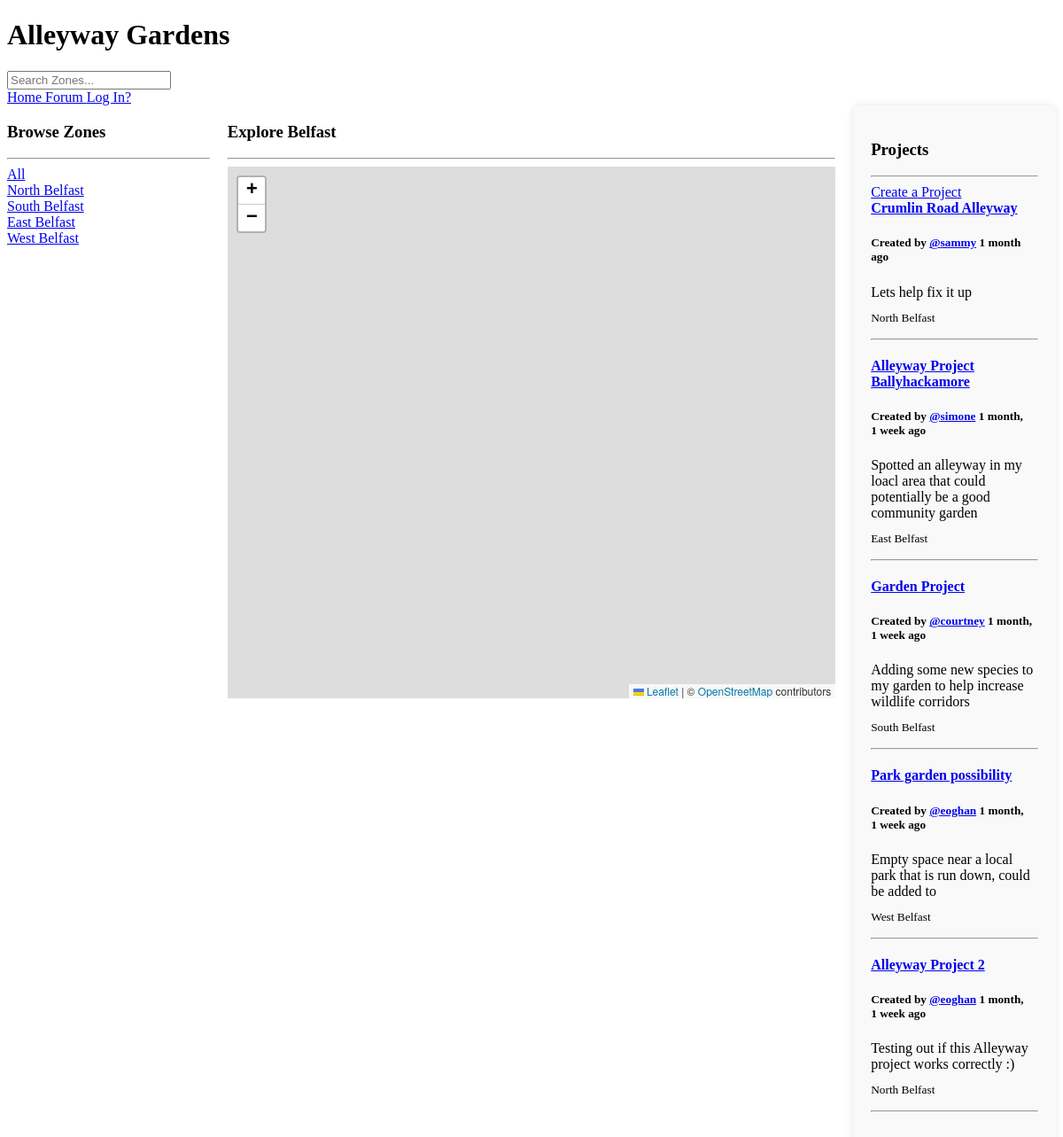
Before: / with the older database file.
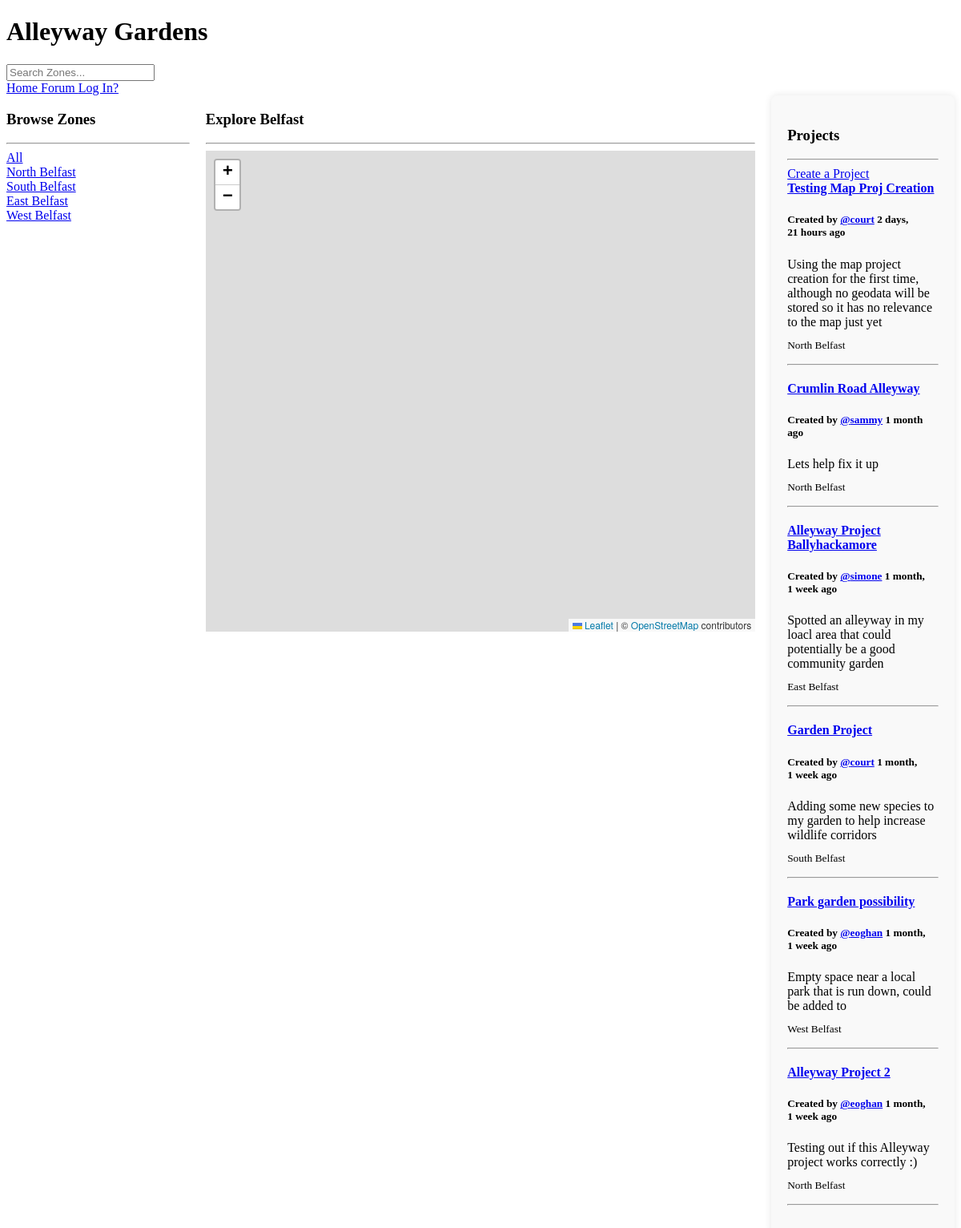
After: the same page with the newer database file.
### base/models.py (models this page shows, shortened)
class Zone(models.Model):
    name = models.CharField(max_length=200)

class Project(models.Model):
    host = models.ForeignKey(User, on_delete=models.SET_NULL, null=True)
    zone = models.ForeignKey(Zone, on_delete=models.SET_NULL, null=True)
    name = models.CharField(max_length=200)
    description = models.TextField(null=True, blank= True)
    participants = models.ManyToManyField(User, related_name='participants', blank=True)
    updated = models.DateTimeField(auto_now=True)
    created = models.DateTimeField(auto_now_add=True)
    class Meta:
        ordering = ['-updated', '-created']

### base/views.py (the view)
# urls.py: path('', views.home, name="home"),
def home(request):
    q = request.GET.get('q') if request.GET.get('q') != None else ''
    projects = Project.objects.filter(
                                      Q(zone__name__icontains=q) |
                                      Q(name__icontains=q)
                                      )
    zones = Zone.objects.all()
    context = {'projects' : projects, 'zones': zones}
    return  render(request, 'base/home.html' , context)

### base/templates/base/home.html (shortened to what this page needs)
{% extends 'main.html' %}
{% load static %}
{% block content %}
<link rel="stylesheet" href="https://unpkg.com/leaflet@1.7.1/dist/leaflet.css" />
<link rel="stylesheet" href="https://cdnjs.cloudflare.com/ajax/libs/leaflet.draw/1.0.4/leaflet.draw.css" />
<div class="home-container">
    <div>
        <h3>Browse Zones</h3>
        <hr>
        <div>
            <a href="{% url 'home' %}">All</a>
        </div>
        {% for zone in zones %}
            <div>
                <a href="{% url 'home' %}?q={{zone.name}}"{{zone.name}} class="zone-link" data-zone-name="{{zone.name}}">{{zone.name}}</a>
            </div>
        {% endfor %}
    </div>
    <div>
        <h3>Explore Belfast</h3>
        <hr>
        <div id="map" class="map-container"></div>
    </div>
    <div class="projects-container">
        <h3>Projects</h3>
        <hr>
        <a href="{% url 'create-project' %}">Create a Project</a>
        <div>
            {% for project in projects %}
                <div class="project-item">
                    <h4><a href="/project/{{project.id}}">{{project.name}}</a></h4>
                    <h5>Created by <a href="{% url 'user-profile' project.host.id %}">@{{project.host.username}}</a> {{project.created|timesince}} ago</h5>
                    <p>{{project.description}}</p>
                    <small>{{project.zone.name}}</small>
                    <hr>
                </div>
            {% endfor %}
        </div>
    </div>
</div>
{% endblock content %}

Changed rows visible on the page:
added Project: name "Testing Map Proj Creation", host.username "court", created "2 days, 21 hours", description "Using the map project creation for the first time, although no geodata will be stored so it has no relevance to the map just yet", zone.name "North Belfast"
changed through a linked row, Project "Garden Project": host.username "courtney" → "court"
